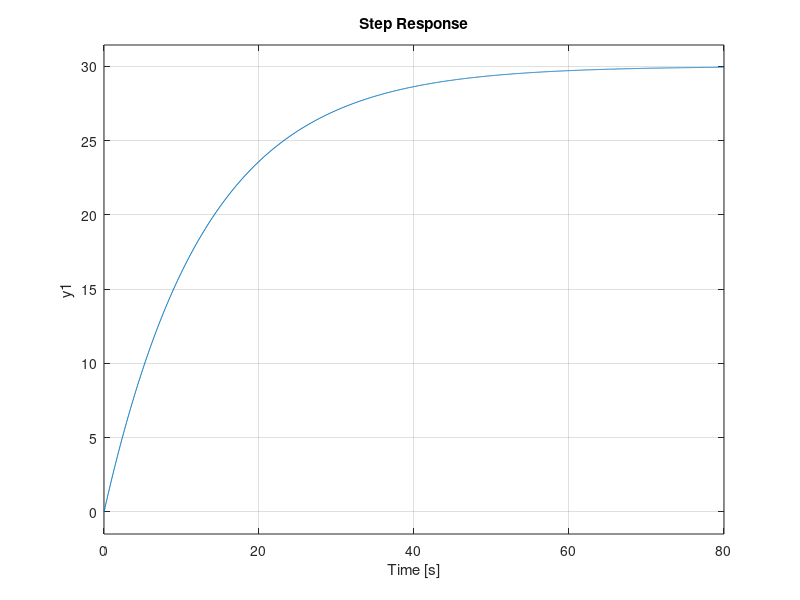

Recreate this plot in MATLAB. (Note: this script raises an error after producing the figure.)
%%%paper graph plots

%%% plot data
incs=[ 10 15 20 25 30];
dts=0.02;
H=tf(dts*[1 0],[1 -1],dts);
% H=c2d(tf([1],[ 1 0]),dts);
%%%r;ls model G(z,inc)

%      Linear model Poly1:
%      fittedmodel(x) = p1*x + p2
%      Coefficients (with 95% confidence bounds):
       pc1 =     0.01175 ; %(0.007117, 0.01639)
       pc2 =     -0.4797  ;%(-0.5739, -0.3854)
       
%             Linear model Poly1:
%      fittedmodel3(x) = p1*x + p2
%      Coefficients (with 95% confidence bounds):
       gc1 =      -0.059 ;% (-0.08923, -0.02877)
       gc2 =       1.857 ;% (1.243, 2.472)

rlspoles=pc1*incs+pc2;
rlsgains=gc1*incs+gc2;


fig=figure;hold on;
for i=1:size(incs,2)
    Gz=zpk([],rlspoles(i),rlsgains(i),dts);

    %step(Gz);
%         step(Gz*H);

    step(incs(i)*feedback(Gz*H,1));
    
    
end

saveas(fnums,"simrls.eps",'epsc');
